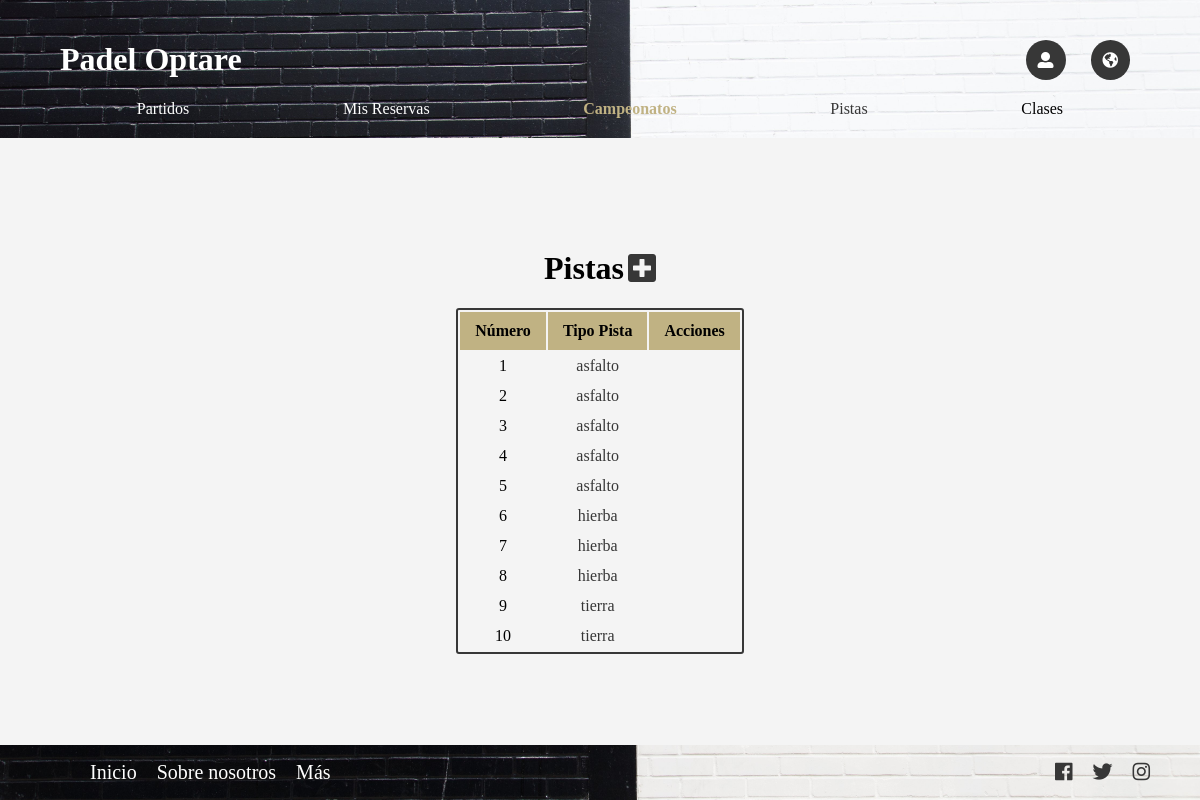
The app's page /index.php?controller=courts&action=index with its own data.
### tables this page shows
CREATE TABLE IF NOT EXISTS `Pista` (
  `idPista` INT NOT NULL AUTO_INCREMENT,
  `tipoSuelo` VARCHAR(20) NOT NULL,
  `horaInicio` TIME NOT NULL,
  `horaFin` TIME NOT NULL,
  PRIMARY KEY (`idPista`));

### core/ViewManager.php (called while the page is built, shortened)
<?php
class ViewManager {
	private $variables = array();
	public function setVariable($varname, $value, $flash=false) {
		$this->variables[$varname] = $value;
	}
	public function getVariable($varname, $default=NULL) {
		if (!isset($this->variables[$varname])) {
			return $default;
		}
		return $this->variables[$varname];
	}
	public function render($controller, $viewname) {
		include(__DIR__."/../view/$controller/$viewname.php");
	}
	private static $viewmanager_singleton = NULL;
	public static function getInstance() {
		if (self::$viewmanager_singleton == null) {
			self::$viewmanager_singleton = new ViewManager();
		}
		return self::$viewmanager_singleton;
	}
}

### controller/CourtsController.php (called while the page is built, shortened)
<?php
require_once(__DIR__."/../model/Court.php");
require_once(__DIR__."/../model/CourtMapper.php");
require_once(__DIR__."/../core/ViewManager.php");
class CourtsController extends BaseController {
	private $courtMapper;
	public function __construct() {
		$this->courtMapper = new CourtMapper();
	}
	public function index() {
		if (!isset($this->currentUser)){
			$this->view->setVariable("error", i18n("Not in session. View courts requires login"));
		}
		$courts = $this->courtMapper->findAll();
		$this->view->setVariable("courts", $courts);
		$this->view->render("courts", "index");
	}
}

### index.php (called while the page is built, shortened)
<?php
function run() {
	try {
		$controller = loadController($_GET["controller"]);
		$actionName = $_GET["action"];
		$controller->$actionName();
	} catch(Exception $ex) {
		die("An exception occured!!!!!".$ex->getMessage());
	}
}
function loadController($controllerName) {
	return new $controllerClassName();
}
run();
?>

### core/I18n.php (called while the page is built, shortened)
<?php
class I18n {
	private $messages;
	public function setLanguage($language) {
		$this->messages = $i18n_messages;
	}
	public function i18n($key) {
		if (isset($this->messages[$key])){
			return $this->messages[$key];
		}else{
			return $key;
		}
	}
	private static $i18n_singleton = null;
	public static function getInstance() {
		if (self::$i18n_singleton == NULL) {
			self::$i18n_singleton = new I18n();
		}
		return self::$i18n_singleton;
	}
}
function i18n($key) {
	return I18n::getInstance()->i18n($key);
}

### model/Court.php (called while the page is built, shortened)
<?php
class Court {
	private $idCourt;
	private $typeCourt;
	public function __construct($idCourt=NULL, $typeCourt=NULL, $timeStart=NULL, $timeEnd=NULL) {
		$this->idCourt = $idCourt;
		$this->typeCourt = $typeCourt;
	}
	public function getIdCourt() {
		return $this->idCourt;
	}
	public function getTypeCourt() {
		return $this->typeCourt;
	}
}

### model/CourtMapper.php (called while the page is built, shortened)
<?php
require_once(__DIR__."/../core/PDOConnection.php");
class CourtMapper {
    private $db;
    public function __construct() {
        $this->db = PDOConnection::getInstance();
    }
	public function findAll() {
		$stmt = $this->db->query("SELECT * FROM Pista");
		$courts_db = $stmt->fetchAll(PDO::FETCH_ASSOC);
		$courts = array();
		foreach ($courts_db as $court) {
			array_push($courts, new Court($court["idPista"], $court["tipoSuelo"]));
		}
		return $courts;
    }
}

### core/PDOConnection.php (called while the page is built)
<?php
class PDOConnection {
	private static $dbhost = "127.0.0.1";
	private static $port = ";port=3306";
	private static $dbname = "abp32";
	private static $dbuser = "padeloptare";
	private static $dbpass = "padeloptare";
	private static $db_singleton = null;
	public static function getInstance() {
		if (self::$db_singleton == null) {
			self::$db_singleton = new PDO(
			"mysql:host=".self::$dbhost.";dbname=".self::$dbname.self::$port.";charset=utf8",
			self::$dbuser,
			self::$dbpass,
			array(
				PDO::ATTR_EMULATE_PREPARES => false,
				PDO::ATTR_ERRMODE => PDO::ERRMODE_EXCEPTION
			)
		);
	}
	return self::$db_singleton;
}
}
?>

### view/courts/index.php (the view, shortened to what this page needs)
<?php
require_once(__DIR__."/../../core/ViewManager.php");
$view = ViewManager::getInstance();
$courts = $view->getVariable("courts");
?>
    <div class="class-summary-header">
        <h1><?=i18n("Courts")?></h1>&nbsp;
        <a href="index.php?controller=courts&amp;action=add"><i class="fas fa-plus-square fa-2x"></i></a>
    </div>
<table class="tbase">
	<thead>
        <tr>
            <th><?= i18n("Number")?></th>
            <th><?= i18n("Court Type")?></th>
            <th><?= i18n("Actions")?></th>
        </tr>
	</thead>
    <tbody>
        <?php foreach ($courts as $court): ?>
            <tr>
                <td>
                    <a href="index.php?controller=courts&amp;action=view&amp;courtId=<?= $court->getIdCourt() ?>"><?= htmlentities($court->getIdCourt()) ?></a>
                </td>
                <td>
                    <?= htmlentities($court->getTypeCourt()) ?>
                </td>
                <td>
                </td>
            </tr>
            <?php endforeach; ?>
    </tbody>
</table>

### css/index.css (style rules this page uses)
html { margin: 0px; width: 100%; height: 100%; }
body { margin: 0px; min-height: 100%; width: 100%; display: flex; flex-direction: column; }
.class-summary-header { display: flex; align-items: center; justify-content: space-between; }
.class-summary-header a { text-decoration: none; color: #373737; }
table.tbase { border: 2px solid #373737; border-radius: 3px; align-items: center; }
table.tbase thead { background-color: #C0B283; }
table.tbase thead tr th { padding: 10px 15px; }
table.tbase tbody { text-align: center; color: #373737; }
table.tbase tbody tr td { padding: 5px 10px; }
table.tbase tbody tr td a { color: black; text-decoration: none; }

### records on screen
pista: idPista "1", tipoSuelo "asfalto"
pista: idPista "2", tipoSuelo "asfalto"
pista: idPista "3", tipoSuelo "asfalto"
pista: idPista "4", tipoSuelo "asfalto"
pista: idPista "5", tipoSuelo "asfalto"
pista: idPista "6", tipoSuelo "hierba"
pista: idPista "7", tipoSuelo "hierba"
pista: idPista "8", tipoSuelo "hierba"
pista: idPista "9", tipoSuelo "tierra"
pista: idPista "10", tipoSuelo "tierra"

### other values on screen
i18n("Games") "Partidos"
i18n("My Bookings") "Mis Reservas"
i18n("Championships") "Campeonatos"
i18n("Courts") "Pistas"
i18n("Classes") "Clases"
i18n("Number") "Número"
i18n("Court Type") "Tipo Pista"
i18n("Actions") "Acciones"
i18n("Home") "Inicio"
i18n("About") "Sobre nosotros"
i18n("More") "Más"
